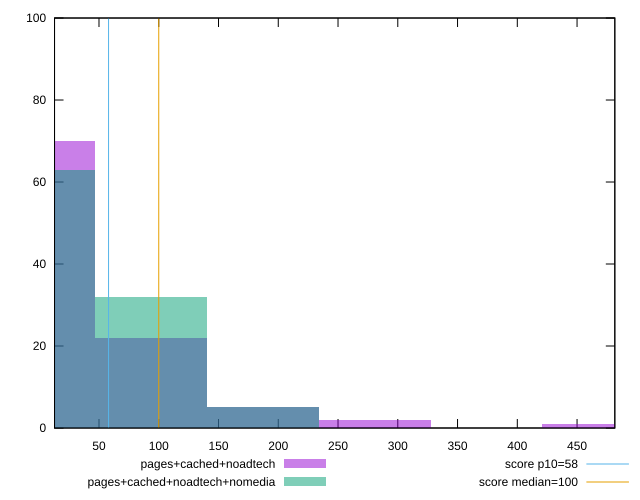

The script that saved this image:
reset

$pagesCachedNoadtech <<EOF
0 70
187.10399719840808 5
93.55199859920404 22
467.7599929960202 1
280.65599579761215 2
EOF

$pagesCachedNoadtechNomedia <<EOF
0 63
93.55199859920404 32
187.10399719840808 5
EOF

set key outside below
set boxwidth 93.55199859920404
set xrange [12.8:481.6000000000002]
set yrange [0:100]
set trange [0:100]
set style fill transparent solid 0.5 noborder

set parametric
set terminal svg size 640, 500 enhanced background rgb 'white'
set output "report_00015_2021-02-09T16-11-33.973Z/estimated-input-latency/comparison/histogram/2_vs_3.svg"

plot $pagesCachedNoadtech title "pages+cached+noadtech" with boxes, \
     $pagesCachedNoadtechNomedia title "pages+cached+noadtech+nomedia" with boxes, \
     58,t title "score p10=58", \
     100,t title "score median=100"

reset
